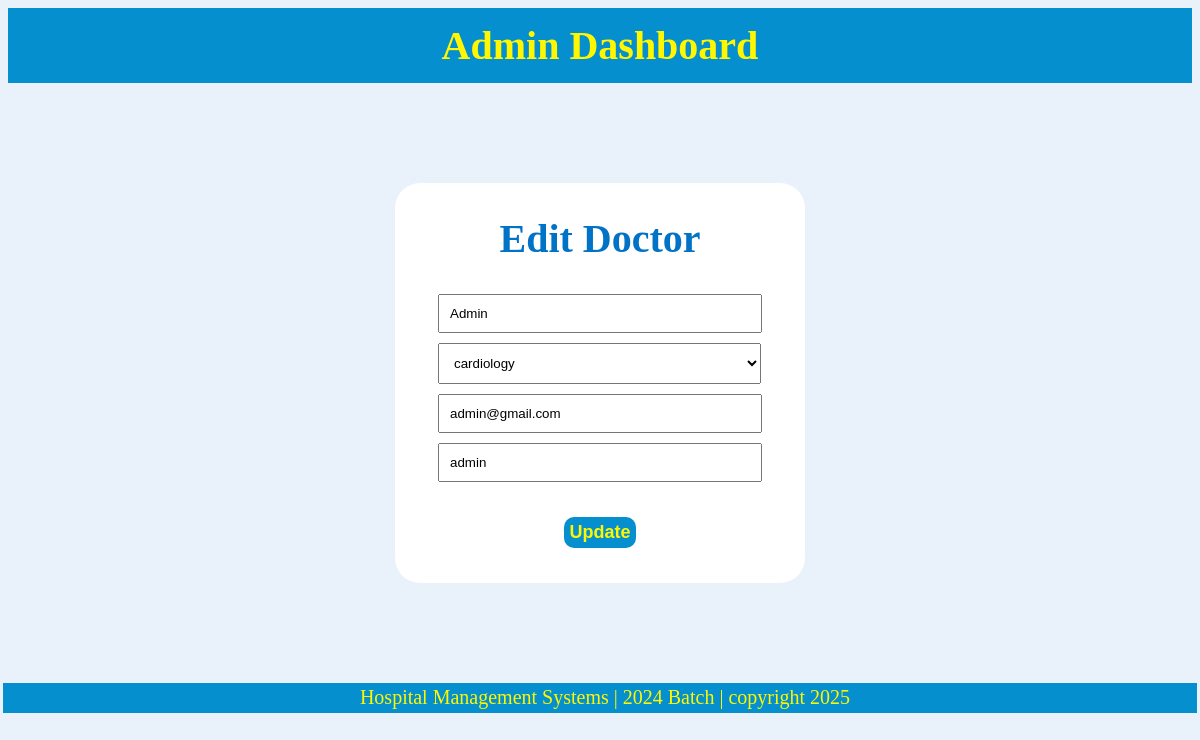
The page /admin_dashboard/doctor/edit/1 on the database its author committed.
### app.py (models this page shows)
class User(db.Model):
    __tablename__ = 'user'
    user_id = db.Column(db.Integer, autoincrement = True, primary_key = True)
    user_name = db.Column(db.String, nullable = False)
    user_email = db.Column(db.String, nullable = False)
    user_password = db.Column(db.String, nullable = False)
    user_role = db.Column(db.String, default = "patient")
    doctor_specialization = db.Column(db.Integer, db.ForeignKey('departments.department_id'), nullable = True)
    blacklist = db.Column(db.Boolean, default = False)
    department = db.relationship("Department", back_populates = "doctors")
    appointment_patient = db.relationship("Appointments", foreign_keys = "Appointments.patient_id", back_populates = "patients")
    appointment_doctor = db.relationship("Appointments", foreign_keys = "Appointments.doctor_id", back_populates = "doctors")
    available = db.relationship("Availability", back_populates = "doctor_availability")
    patient_treatment = db.relationship("Treatment", foreign_keys = "Treatment.patient_id", back_populates = "treatment_patient")
    doctor_treatment =  db.relationship("Treatment", foreign_keys = "Treatment.doctor_id", back_populates = "treatment_doctor")

### app.py (the view)
@app.route("/admin_dashboard/doctor/edit/<int:user_id>", methods = ["GET","POST"])
def Edit(user_id):
    doctor = User.query.get(user_id)
    departments = Department.query.all()
    return render_template("edit_doctor.html",doctor=doctor,departments=departments)

### templates/edit_doctor.html (shortened to what this page needs)
<!DOCTYPE html>
<html lang="en">
<head>
</head>
<body>
    <a href="/admin_dashboard" class = "name" >
        Admin Dashboard
    </a>
    <div class = "login_box">
        <h1 style="font-size: 40px; color:rgb(0, 115, 198) ;">
            Edit Doctor
        </h1>
        <form action="/admin_dashboard/doctor/edit/edit_doctor/{{ doctor.user_id }}" method="post">
            <input type="text" name = "doctor_name" value = "{{doctor.user_name }}" required/><br>
            <select style="width: 323px; padding: 11px;margin: 5px;"name="specialization" required>
                {% for department in departments %}
                    <option value="{{ department.department_id }}">{{ department.department_name }}</option>
                {% endfor %}
            </select><br>
            <input type="text" name = "doctor_email" value="{{ doctor.user_email }}" required/><br>
            <input type="text" name = "doctor_password" value="{{ doctor.user_password }}" required/><br>
            <div class = "box" method = "post">
                <button class="box" type="submit">Update</button><br>
            </div>
        </form>
    </div>
    <footer class = "footer">
        Hospital Management Systems | 2024 Batch | copyright 2025
    </footer>
</body>
</html>

### templates/edit_doctor.html (style rules this page uses)
.name { color: rgb(255, 247, 0) ; font-size: 40px; text-align: left; font-weight: bold; display: flex; justify-content: center; align-items: center; background-color: rgb(5, 143, 207); height: 75px; width: 100%; cursor: pointer; text-decoration: none; }
.footer { padding-left: 10px; background-color: rgb(5, 143, 207); font-size: 20px; height: 30px; display: flex; justify-content:center; align-items:center; color: rgb(255, 247, 0); width: 100%; }
body { background-color:rgb(233, 241, 251); display: flex; flex-direction: column; align-items: center; }
.login_box { display: flex; flex-direction: column; align-items: center; background-color: white; width: 400px; padding: 5px; border-radius: 25px; margin:100px; height:fit-content; }
input { width: 300px; padding: 10px; margin: 5px; }
.box { color: rgb(255, 247, 0) ; text-align: center; font-size: 18px; font-weight: bold; cursor: pointer; margin: 15px; }
button.box { background-color: rgb(5, 143, 207); border-radius: 10px; padding: 5px; border: 0px; }

### rows shown on the page
User: doctor_name "Admin", doctor_email "admin@gmail.com", doctor_password "admin"

### other values the page prints
form field specialization "cardiology"
